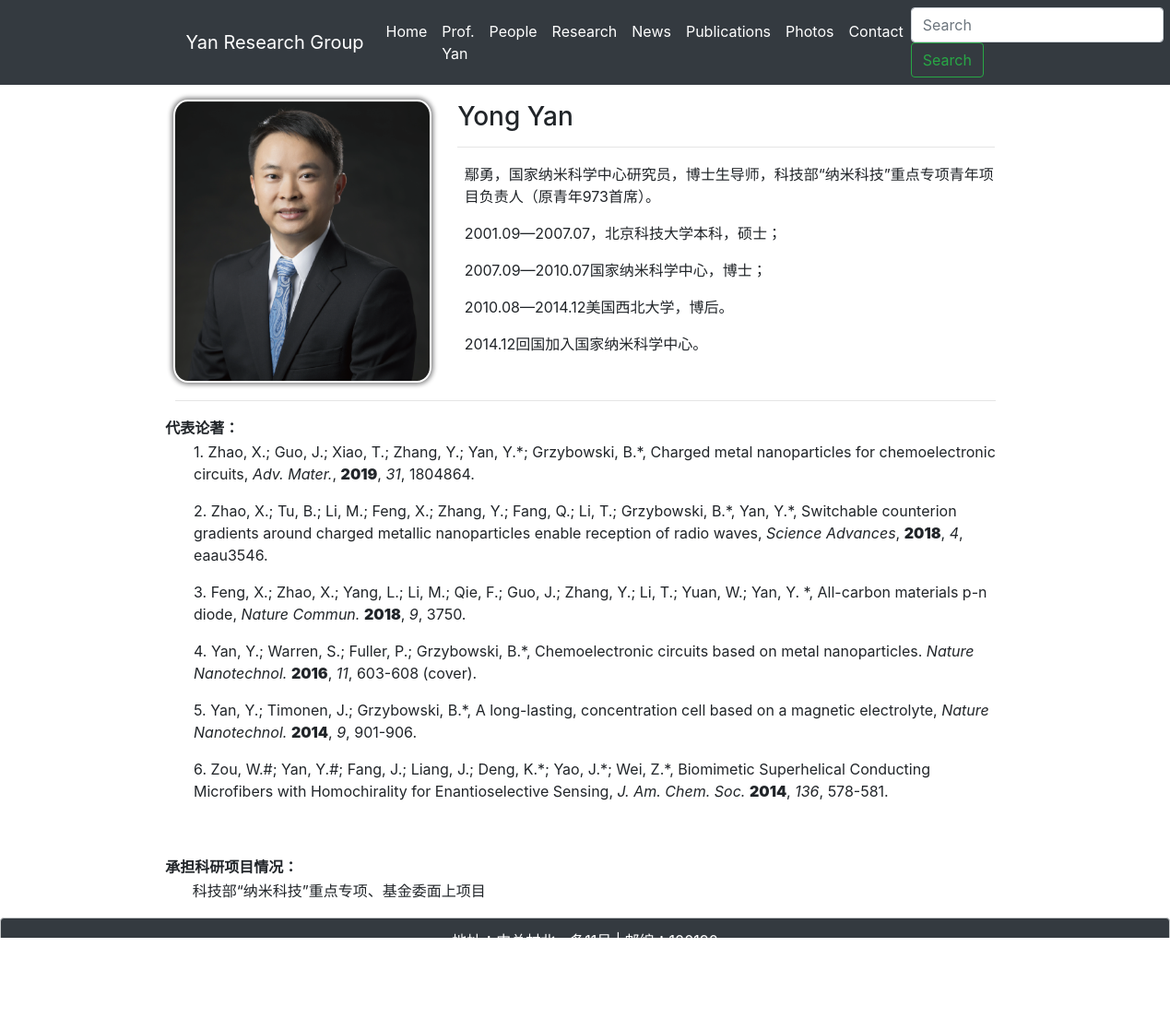
The page /professor/ on the database its author committed.
### groupwebsite/models.py (models this page shows, shortened)
class Prof(models.Model):
    Img = models.ImageField(upload_to='prof_photo', null=True, blank=True, verbose_name='头像')
    Name =  models.CharField(max_length=50)
    Brief =  RichTextUploadingField()
    Detail = RichTextUploadingField()

### groupwebsite/views.py (the view)
# urls.py: path('professor/',views.Professor, name = "Prof"),
def Professor(request):
    context = {}
    context['Professors'] = Prof.objects.all()
    return render_to_response('Professor.html', context)

### groupwebsite/templates/Professor.html (shortened to what this page needs)
{% extends 'base.html' %}
{% load staticfiles %}
{% block content %}
    {% for Professor in Professors %}
        <div class="container">
            <div class="row" style="margin-top: 2%;">
                <div class="col-4">
                <img src="{{ Professor.Img.url }}" style="max-width: 100%; border-radius: 5%;box-shadow: 0 0 0 2px white , 0 0 5px 4px #818182;
">
                </div>
                <div class="col-8">
                <h3>{{ Professor.Name }}</h3>
                    <hr>
                    <p>{{ Professor.Brief|safe }}</p>
                </div>
            </div>
             <hr>
            <div class="row">
                 <p>{{ Professor.Detail|safe }}</p>
            </div>
        </div>
    {%  endfor %}
{% endblock %}

### templates/base.html (style rules this page uses)
.main { display: flex; min-height: 100vh; flex-direction: column; }

### rows shown on the page
Prof: Img (picture), Name "Yong Yan", Brief "鄢勇，国家纳米科学中心研究员，博士生导师，科技部“纳米科技”重点专项青年项目负责人（原青年973首席）。 2001.09—2007.07，北京科技大学本科，硕士； 2007.09—2010.07国家纳米科学中心，博士； 2010.08—2014.12美国西北大学，博后。 2014.12回国加入国家纳米科学中心。", Detail "代表论著： 1. Zhao, X.; Guo, J.; Xiao, T.; Zhang, Y.; Yan, Y.*; Grzybowski, B.*, Charged metal nanoparticles for chemoelectronic circuits, Adv. Mater. , 2019 , 31 , 1804864. 2. Zhao, X.; Tu, B.; Li, M.; Feng, X.; Zhang, Y.; Fang, Q.; Li, T.; Grzybowski, B.*, Yan, Y.*, Switchable counterion gradients around charged metallic nanoparticles enable reception of radio waves, Science Advances , 2018 , 4 , eaau3546. 3. Feng, X.; Zhao, X.; Yang, L.; Li, M.; Qie, F.; Guo, J.; Zhang, Y.; Li, T.; Yuan, W.; Yan, Y. *, All-carbon materials p-n diode, Nature Commun. 2018 , 9 , 3750. 4. Yan, Y.; Warren, S.; Fuller, P.; Grzybowski, B.*, Chemoelectronic circuits based on metal nanoparticles. Nature Nanotechnol.…"
